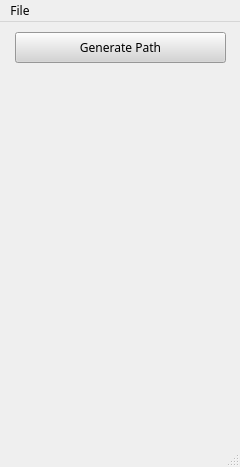
<?xml version="1.0" encoding="UTF-8"?>
<ui version="4.0">
 <author>IAE</author>
 <class>MainWindow</class>
 <widget class="QMainWindow" name="MainWindow">
  <property name="geometry">
   <rect>
    <x>0</x>
    <y>0</y>
    <width>240</width>
    <height>467</height>
   </rect>
  </property>
  <property name="font">
   <font>
    <family>NanumSquare</family>
   </font>
  </property>
  <property name="windowTitle">
   <string/>
  </property>
  <property name="windowIcon">
   <iconset theme="document-save-as">
    <normaloff>.</normaloff>.</iconset>
  </property>
  <property name="toolTip">
   <string/>
  </property>
  <property name="styleSheet">
   <string notr="true"/>
  </property>
  <widget class="QWidget" name="centralwidget">
   <widget class="QPushButton" name="btn_generate_path">
    <property name="geometry">
     <rect>
      <x>15</x>
      <y>10</y>
      <width>211</width>
      <height>31</height>
     </rect>
    </property>
    <property name="font">
     <font>
      <family>NanumSquare</family>
     </font>
    </property>
    <property name="styleSheet">
     <string notr="true">color: rgb(0,0,0);
background-color: rgb(212, 212, 212);</string>
    </property>
    <property name="text">
     <string>Generate Path</string>
    </property>
   </widget>
  </widget>
  <widget class="QMenuBar" name="menubar">
   <property name="geometry">
    <rect>
     <x>0</x>
     <y>0</y>
     <width>240</width>
     <height>24</height>
    </rect>
   </property>
   <widget class="QMenu" name="menuControl">
    <property name="title">
     <string>File</string>
    </property>
    <addaction name="actionExit"/>
   </widget>
   <addaction name="menuControl"/>
  </widget>
  <widget class="QStatusBar" name="statusbar"/>
  <action name="actionExit">
   <property name="text">
    <string>Exit</string>
   </property>
  </action>
 </widget>
 <resources/>
 <connections/>
 <designerdata>
  <property name="gridDeltaX">
   <number>5</number>
  </property>
  <property name="gridDeltaY">
   <number>5</number>
  </property>
  <property name="gridSnapX">
   <bool>true</bool>
  </property>
  <property name="gridSnapY">
   <bool>true</bool>
  </property>
  <property name="gridVisible">
   <bool>true</bool>
  </property>
 </designerdata>
</ui>
